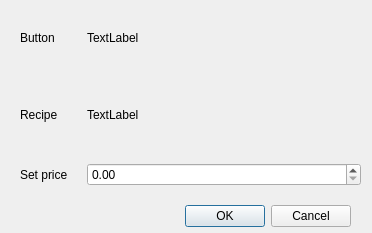
<?xml version="1.0" encoding="UTF-8"?>
<ui version="4.0">
 <class>WbsdPaymentSetPrice</class>
 <widget class="QDialog" name="WbsdPaymentSetPrice">
  <property name="geometry">
   <rect>
    <x>0</x>
    <y>0</y>
    <width>372</width>
    <height>233</height>
   </rect>
  </property>
  <property name="windowTitle">
   <string>Payment</string>
  </property>
  <widget class="QDialogButtonBox" name="buttonBox">
   <property name="geometry">
    <rect>
     <x>10</x>
     <y>200</y>
     <width>341</width>
     <height>32</height>
    </rect>
   </property>
   <property name="orientation">
    <enum>Qt::Horizontal</enum>
   </property>
   <property name="standardButtons">
    <set>QDialogButtonBox::Cancel|QDialogButtonBox::Ok</set>
   </property>
  </widget>
  <widget class="QWidget" name="gridLayoutWidget">
   <property name="geometry">
    <rect>
     <x>10</x>
     <y>10</y>
     <width>351</width>
     <height>181</height>
    </rect>
   </property>
   <layout class="QGridLayout" name="gridLayout" rowstretch="1,1,1" columnstretch="0,2">
    <property name="leftMargin">
     <number>10</number>
    </property>
    <property name="bottomMargin">
     <number>5</number>
    </property>
    <property name="horizontalSpacing">
     <number>19</number>
    </property>
    <property name="verticalSpacing">
     <number>21</number>
    </property>
    <item row="2" column="0">
     <widget class="QLabel" name="label">
      <property name="text">
       <string>Set price</string>
      </property>
     </widget>
    </item>
    <item row="2" column="1">
     <widget class="QDoubleSpinBox" name="dblPrice"/>
    </item>
    <item row="1" column="0">
     <widget class="QLabel" name="label_2">
      <property name="text">
       <string>Recipe</string>
      </property>
     </widget>
    </item>
    <item row="0" column="0">
     <widget class="QLabel" name="label_3">
      <property name="text">
       <string>Button</string>
      </property>
     </widget>
    </item>
    <item row="0" column="1">
     <widget class="QLabel" name="lblButtonNumber">
      <property name="text">
       <string>TextLabel</string>
      </property>
     </widget>
    </item>
    <item row="1" column="1">
     <widget class="QLabel" name="lblRecipeName">
      <property name="text">
       <string>TextLabel</string>
      </property>
     </widget>
    </item>
   </layout>
  </widget>
 </widget>
 <resources/>
 <connections>
  <connection>
   <sender>buttonBox</sender>
   <signal>accepted()</signal>
   <receiver>WbsdPaymentSetPrice</receiver>
   <slot>accept()</slot>
   <hints>
    <hint type="sourcelabel">
     <x>248</x>
     <y>254</y>
    </hint>
    <hint type="destinationlabel">
     <x>157</x>
     <y>274</y>
    </hint>
   </hints>
  </connection>
  <connection>
   <sender>buttonBox</sender>
   <signal>rejected()</signal>
   <receiver>WbsdPaymentSetPrice</receiver>
   <slot>reject()</slot>
   <hints>
    <hint type="sourcelabel">
     <x>316</x>
     <y>260</y>
    </hint>
    <hint type="destinationlabel">
     <x>286</x>
     <y>274</y>
    </hint>
   </hints>
  </connection>
 </connections>
</ui>
